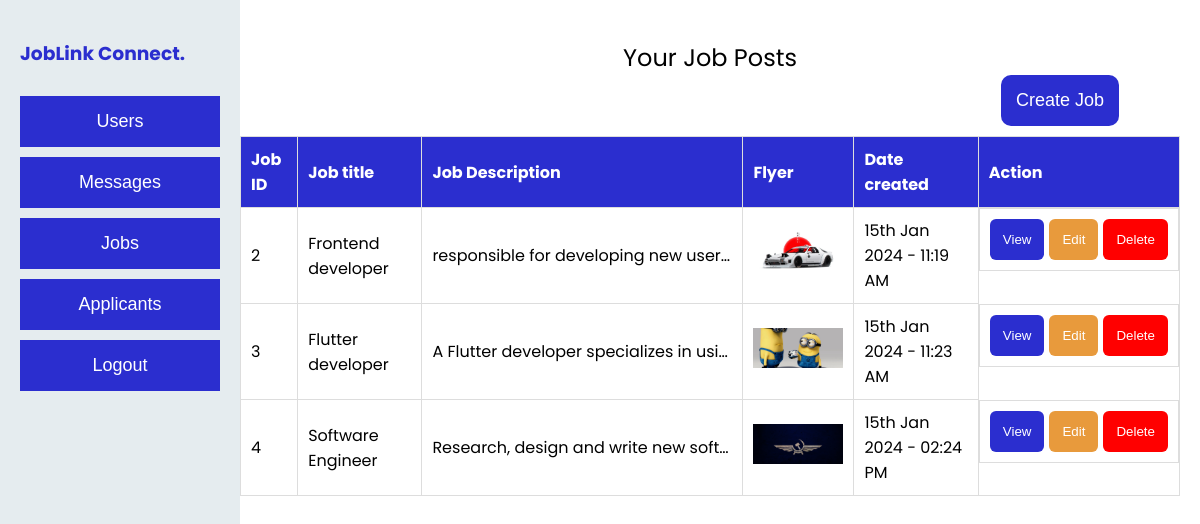
The page /dashboard/jobs.php (signed in) on the database its author committed.
### tables this page shows
CREATE TABLE `jobs` (
  `id` int(11) NOT NULL,
  `title` varchar(300) NOT NULL,
  `description` text NOT NULL,
  `createdAt` varchar(20) NOT NULL,
  `flyer` text NOT NULL,
  `employer` int(11) NOT NULL,
  `salary` int(11) NOT NULL,
  `type` varchar(100) NOT NULL,
  `xperience` varchar(255) NOT NULL,
  `deadline` varchar(255) NOT NULL
);

### formatDate.php (called while the page is built)
<?php
function dateFormatterNth($date) {
    $dateObject = new DateTime($date);
    return $dateObject->format('jS M Y - h:i A');
}
function formatDate($dateToConvert) {
    $date = new DateTime($dateToConvert);
    $now = new DateTime();
    $diff = $now->getTimestamp() - $date->getTimestamp();
    if ($diff < 60) {
        return $diff . 's ago';
    } elseif ($diff < 3600) {
        return floor($diff / 60) . 'm ago';
    } elseif ($diff < 86400) {
        return floor($diff / 3600) . 'h ago';
    } else {
        return dateFormatterNth($dateToConvert);
    }
}
?>

### dashboard/jobs.php (the view, shortened to what this page needs)
<?php
include('../connect.php');
include('../formatDate.php');
?>
<!DOCTYPE html>
<html lang="en">
<head>
    <link rel="stylesheet" href="./styles.css">
</head>
<body>
    <?php
    include('./sidebar.php');
    ?>
    <div class="side-data">
        <table>
            <caption>
                Your Job Posts
                <button class='secondary-btn' style="width: fit-content; border-radius: 10px; margin-left: 700px">
                    <a href="createJob.php">Create Job</a>
                </button>
            </caption>
            <thead>
                <tr>
                    <th>Job ID</th>
                    <th>Job title</th>
                    <th>Job Description</th>
                    <th>Flyer</th>
                    <th>Date created</th>
                    <th>Action</th>
                </tr>
            </thead>
            <tbody>
                <?php
                $userId = $_SESSION['user_id'];
                $query = "SELECT * FROM jobs WHERE employer='$userId'";
                $result = mysqli_query($conn, $query);
                if ($result && mysqli_num_rows($result) > 0) {
                    while ($job = mysqli_fetch_assoc($result)) {
                        echo '<tr>';
                        echo '<td>' . $job['id'] . '</td>';
                        echo '<td>' . $job['title'] . '</td>';
                        echo '<td class="no-overflow">' . $job['description'] . '</td>';
                        echo '<td>' . "<img src='" . $job['flyer'] . "' alt='not available' />" . '</td>';
                        echo '<td>' . formatDate($job['createdAt']) . '</td>';
                        echo '<td style="display:flex;gap:5px;">' . "
                            <button class='primary-btn' style='background:#2b2ecf'>
                                <a target='_blank' href='../job.php?id=" . $job["id"] . "'>View</a>
                            </button>
                            <button class='primary-btn'>
                                <a href='./editJob.php?id=" . $job["id"] . "'>Edit</a>
                            </button>
                            <button class='primary-btn' style='background:red;'>
                                <a style='color:white;text-decoration:none;' href='./deleteJob.php?id=" . $job["id"] . "'>Delete</a>
                            </button>
                        " . '</td>';
                        echo '</tr>';
                    }
                } else {
                    echo '<tr><td colspan="6">No jobs created yet</td></tr>';
                }
                ?>
            </tbody>
        </table>
    </div>
</body>
</html>

### dashboard/styles.css (style rules this page uses)
html, body { margin: 0; padding: 0; font-family: 'Poppins'; }
.side-data { margin-left: 220px; padding: 20px; }
table { width: 100%; border-collapse: collapse; margin-top: 20px; }
table, th, td { border: 1px solid #ddd; }
th, td { padding: 10px; text-align: left; }
th { background-color: #2b2ecf; color: white; }
caption { font-size: 1.5em; margin-bottom: 10px; }
.primary-btn { background: #e89a3c; color: white; padding: 13px; width: fit-content; border-radius: 6px; text-align: center; border: none; cursor: pointer; }
.primary-btn a, .secondary-btn a { color: white; text-decoration: none !important; }
.secondary-btn { background: #2b2ecf; color: white; padding: 15px; width: 100%; text-align: center; cursor: pointer; border: none; font-size: large; }
.no-overflow { max-height: 10px; max-width: 300px; overflow: hidden; white-space: nowrap; text-overflow: ellipsis; }

### dashboard/jobs.php (style rules this page uses)
img { width: 90px; height: 40px; object-fit: cover; }

### rows shown on the page
jobs: id "2", title "Frontend developer", description "responsible for developing new user…", flyer (picture), createdAt "15th Jan 2024 - 11:19 AM"
jobs: id "3", title "Flutter developer", description "A Flutter developer specializes in usi…", flyer (picture), createdAt "15th Jan 2024 - 11:23 AM"
jobs: id "4", title "Software Engineer", description "Research, design and write new soft…", flyer (picture), createdAt "15th Jan 2024 - 02:24 PM"
